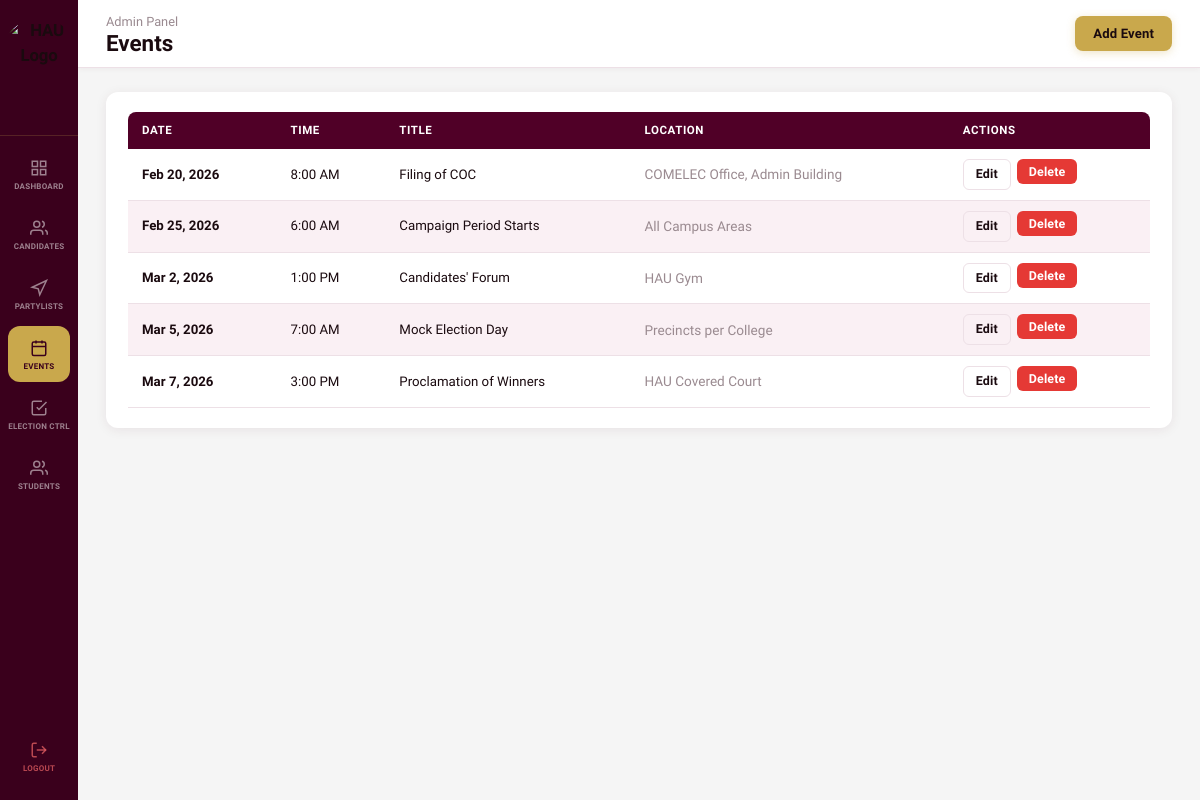
The app's page /admin/events.php (signed in), older data.
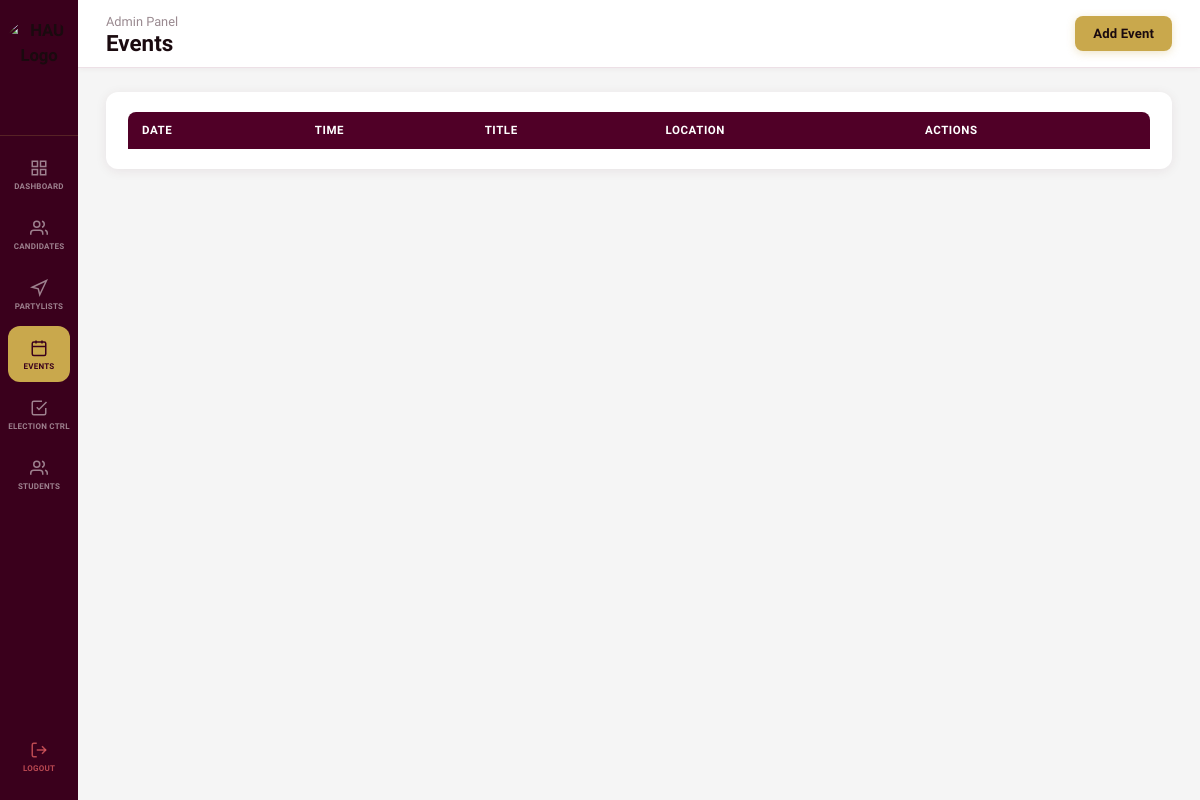
The same page, newer data.
### tables this page shows
CREATE TABLE `events` (
  `id` int(11) NOT NULL AUTO_INCREMENT,
  `title` varchar(200) NOT NULL,
  `description` text DEFAULT NULL,
  `event_date` date NOT NULL,
  `event_time` time DEFAULT NULL,
  `location` varchar(200) DEFAULT NULL,
  `created_by` int(11) DEFAULT NULL,
  `created_at` timestamp NOT NULL DEFAULT current_timestamp(),
  PRIMARY KEY (`id`),
  KEY `created_by` (`created_by`)
);

### admin/events.php (the view, shortened to what the changed rows need)
<?php
require_once 'auth_guard.php';
$activePage = 'events';
$edit_ev = null;
$show_form = (isset($_GET['action']) && $_GET['action'] === 'add') || $edit_ev;
$events    = $conn->query("SELECT * FROM events ORDER BY event_date ASC");
?>
<!DOCTYPE html>
<html lang="en">
<head><meta charset="UTF-8"><title>GovTrackr — Events</title><link rel="stylesheet" href="../css/styles.css"></head>
<body class="dash-body">
<?php include 'sidebar.php'; ?>
<div style="flex:1;display:flex;flex-direction:column;">
<header class="topbar">
    <div class="topbar-left"><p class="topbar-welcome">Admin Panel</p><h1 class="topbar-title">Events</h1></div>
</header>
<main class="dash-content">
    <?php if ($show_form): ?>
    <div class="card" style="max-width:580px;">
        <h3 class="card-title"><?= $edit_ev ? 'Edit Event' : 'Add Event' ?></h3>
        <form method="POST" action="">
            <input type="hidden" name="action" value="<?= $edit_ev ? 'edit' : 'add' ?>">
            <?php if ($edit_ev): ?><input type="hidden" name="id" value="<?= $edit_ev['id'] ?>"><?php endif; ?>
            <div class="form-group">
                <label class="form-label">Event Title *</label>
                <div class="input-wrap"><input type="text" name="title" required value="<?= htmlspecialchars($edit_ev['title'] ?? '') ?>"></div>
            </div>
            <div class="input-row">
                <div class="form-group">
                    <label class="form-label">Date *</label>
                    <div class="input-wrap"><input type="date" name="event_date" required value="<?= $edit_ev['event_date'] ?? '' ?>"></div>
                </div>
                <div class="form-group">
                    <label class="form-label">Time</label>
                    <div class="input-wrap"><input type="time" name="event_time" value="<?= $edit_ev['event_time'] ?? '' ?>"></div>
                </div>
            </div>
            <div class="form-group">
                <label class="form-label">Location</label>
                <div class="input-wrap"><input type="text" name="location" placeholder="e.g. HAU Gym" value="<?= htmlspecialchars($edit_ev['location'] ?? '') ?>"></div>
            </div>
            <div class="form-group">
                <label class="form-label">Description</label>
                <div class="input-wrap" style="align-items:flex-start;padding:12px 14px;">
                    <textarea name="description" rows="3" style="border:none;outline:none;background:transparent;width:100%;"><?= htmlspecialchars($edit_ev['description'] ?? '') ?></textarea>
                </div>
            </div>
            <div style="display:flex;gap:10px;">
                <button type="submit" class="btn btn-gold"><?= $edit_ev ? 'Save Changes' : 'Add Event' ?></button>
                <a href="events.php" class="btn btn-outline">Cancel</a>
            </div>
        </form>
    </div>
    <?php else: ?>
    <div class="card">
        <div style="overflow-x:auto;">
            <table class="data-table">
                <thead><tr><th>Date</th><th>Time</th><th>Title</th><th>Location</th><th>Actions</th></tr></thead>
                <tbody>
                    <?php while ($ev = $events->fetch_assoc()): ?>
                    <tr>
                        <td><strong><?= date('M j, Y', strtotime($ev['event_date'])) ?></strong></td>
                        <td><?= $ev['event_time'] ? date('g:i A', strtotime($ev['event_time'])) : '—' ?></td>
                        <td><?= htmlspecialchars($ev['title']) ?></td>
                        <td style="font-size:.85rem;color:var(--muted);"><?= htmlspecialchars($ev['location'] ?? '—') ?></td>
                        <td>
                            <div style="display:flex;gap:6px;">
                                <a href="events.php?edit=<?= $ev['id'] ?>" class="btn btn-outline btn-sm">Edit</a>
                                <form method="POST" style="display:inline;" onsubmit="return confirm('Delete event?')">
                                    <button type="submit" class="btn btn-danger btn-sm">Delete</button>
                                </form>
                            </div>
                        </td>
                    </tr>
                    <?php endwhile; ?>
                </tbody>
            </table>
        </div>
    </div>
    <?php endif; ?>
</main>
</div>
</body>
</html>

### admin/sidebar.php (shortened to what the changed rows need)
<?php
$admin_pages = [
    'dashboard'  => ['label' => 'Dashboard',    'href' => '/govtrackr/admin/dashboard.php',  'icon' => '<svg viewBox="0 0 24 24" fill="none" stroke="currentColor" stroke-width="2"><rect x="3" y="3" width="7" height="7"/><rect x="14" y="3" width="7" height="7"/><rect x="3" y="14" width="7" height="7"/><rect x="14" y="14" width="7" height="7"/></svg>'],
    'candidates' => ['label' => 'Candidates',   'href' => '/govtrackr/admin/candidates.php', 'icon' => '<svg viewBox="0 0 24 24" fill="none" stroke="currentColor" stroke-width="2"><path d="M17 21v-2a4 4 0 0 0-4-4H5a4 4 0 0 0-4 4v2"/><circle cx="9" cy="7" r="4"/><path d="M23 21v-2a4 4 0 0 0-3-3.87"/><path d="M16 3.13a4 4 0 0 1 0 7.75"/></svg>'],
    'partylists' => ['label' => 'Partylists',   'href' => '/govtrackr/admin/partylists.php', 'icon' => '<svg viewBox="0 0 24 24" fill="none" stroke="currentColor" stroke-width="2"><polygon points="3 11 22 2 13 21 11 13 3 11"/></svg>'],
    'events'     => ['label' => 'Events',        'href' => '/govtrackr/admin/events.php',     'icon' => '<svg viewBox="0 0 24 24" fill="none" stroke="currentColor" stroke-width="2"><rect x="3" y="4" width="18" height="18" rx="2"/><line x1="16" y1="2" x2="16" y2="6"/><line x1="8" y1="2" x2="8" y2="6"/><line x1="3" y1="10" x2="21" y2="10"/></svg>'],
    'election'   => ['label' => 'Election Ctrl','href' => '/govtrackr/admin/election.php',   'icon' => '<svg viewBox="0 0 24 24" fill="none" stroke="currentColor" stroke-width="2"><path d="M9 11l3 3L22 4"/><path d="M21 12v7a2 2 0 0 1-2 2H5a2 2 0 0 1-2-2V5a2 2 0 0 1 2-2h11"/></svg>'],
    'users'      => ['label' => 'Students',      'href' => '/govtrackr/admin/users.php',      'icon' => '<svg viewBox="0 0 24 24" fill="none" stroke="currentColor" stroke-width="2"><path d="M17 21v-2a4 4 0 0 0-4-4H5a4 4 0 0 0-4 4v2"/><circle cx="9" cy="7" r="4"/><path d="M23 21v-2a4 4 0 0 0-3-3.87"/><path d="M16 3.13a4 4 0 0 1 0 7.75"/></svg>'],
];
$active = $activePage ?? '';
?>
<head>
</head>
<aside class="sidebar">
    <nav class="sidebar-nav">
        <?php foreach ($admin_pages as $key => $p): ?>
        <a href="<?= $p['href'] ?>"
           class="nav-item <?= $active === $key ? 'active' : '' ?>"
           title="<?= $p['label'] ?>">
            <span class="nav-icon"><?= $p['icon'] ?></span>
            <span class="nav-label"><?= $p['label'] ?></span>
        </a>
        <?php endforeach; ?>
    </nav>
</aside>

Row changes from the older to the newer data that the page shows:
removed events: event_date "Feb 20, 2026", event_time "8:00 AM", title "Filing of COC", location "COMELEC Office, Admin Building"
removed events: event_date "Feb 25, 2026", event_time "6:00 AM", title "Campaign Period Starts", location "All Campus Areas"
removed events: event_date "Mar 2, 2026", event_time "1:00 PM", title "Candidates' Forum", location "HAU Gym"
removed events: event_date "Mar 5, 2026", event_time "7:00 AM", title "Mock Election Day", location "Precincts per College"
removed events: event_date "Mar 7, 2026", event_time "3:00 PM", title "Proclamation of Winners", location "HAU Covered Court"
